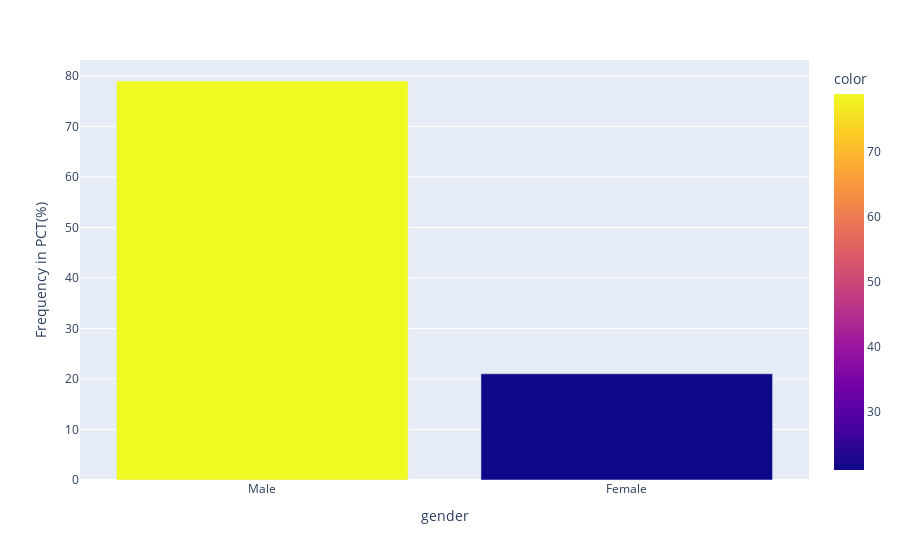

Write notebook code for a chart like this one.
### Code cell
px.bar(
    gender,
    y=gender,
    x = ["Male" if i == "M" else "Female" for i in gender.index],
    color = gender,
    labels= {"x" :"gender", "y": "Frequency in PCT(%)"},
)

### Figure 1 — Plotly figure (JSON) as saved in the notebook; plotly's stock layout.template omitted (floating-point values rounded to 4 significant figures)
{"data": [{"alignmentgroup": "True", "hovertemplate": "gender=%{x}<br>Frequency in PCT(%)=%{y}<br>color=%{marker.color}<extra></extra>", "legendgroup": "", "marker": {"color": [78.98, 21.02], "coloraxis": "coloraxis", "pattern": {"shape": ""}}, "name": "", "offsetgroup": "", "orientation": "v", "showlegend": false, "textposition": "auto", "type": "bar", "x": ["Male", "Female"], "xaxis": "x", "y": [78.98, 21.02], "yaxis": "y"}], "layout": {"barmode": "relative", "coloraxis": {"colorbar": {"title": {"text": "color"}}, "colorscale": [[0, "#0d0887"], [0.1111, "#46039f"], [0.2222, "#7201a8"], [0.3333, "#9c179e"], [0.4444, "#bd3786"], [0.5556, "#d8576b"], [0.6667, "#ed7953"], [0.7778, "#fb9f3a"], [0.8889, "#fdca26"], [1, "#f0f921"]]}, "legend": {"tracegroupgap": 0}, "margin": {"t": 60}, "xaxis": {"anchor": "y", "domain": [0, 1], "title": {"text": "gender"}}, "yaxis": {"anchor": "x", "domain": [0, 1], "title": {"text": "Frequency in PCT(%)"}}}}
